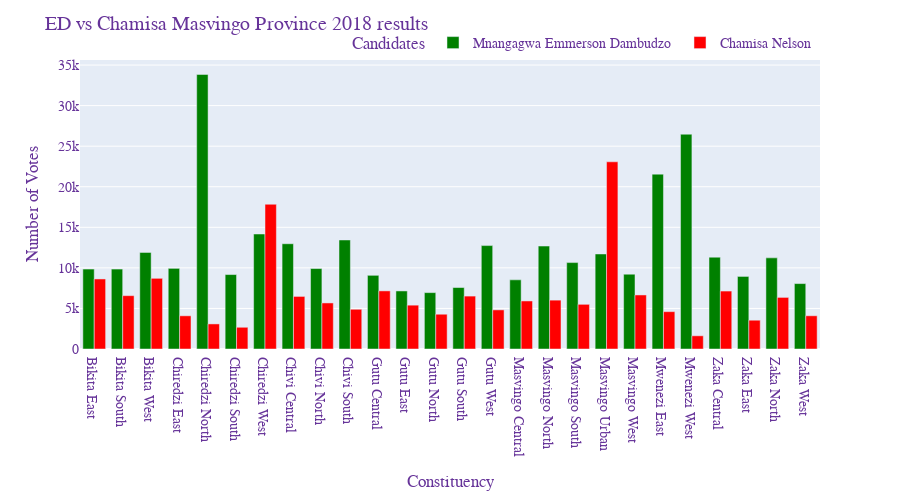

Here is the notebook cell this chart was saved with:
### Markdown cell above
#### The following graph depicts a comparizon between `Chamisa and ED total`2018 votes per constituency in Masvingo provonce.

### Code cell
fig=px.bar(masvingo, x='CONSTITUENCY',y=['Mnangagwa Emmerson Dambudzo\n','Chamisa Nelson\n'], barmode='group',
          height=500, color_discrete_sequence=['green','red'])
fig.update_layout(title='ED vs Chamisa Masvingo Province 2018 results',
                 xaxis_title='Constituency ',
                 yaxis_title='Number of Votes',
                 legend_title='Candidates',
                 font=dict(family='Courier New, monospace',
                          size=14,
                          color='RebeccaPurple'),
                  legend=dict(orientation='h',
                             yanchor='bottom',
                             y=1,
                             xanchor='right',
                             x=1)
                 )
fig.show()

### Figure 1 — Plotly figure (JSON) as saved in the notebook; plotly's stock layout.template omitted (floating-point values rounded to 4 significant figures)
{"data": [{"alignmentgroup": "True", "hovertemplate": "variable=Mnangagwa Emmerson Dambudzo\n<br>CONSTITUENCY=%{x}<br>value=%{y}<extra></extra>", "legendgroup": "Mnangagwa Emmerson Dambudzo\n", "marker": {"color": "green", "pattern": {"shape": ""}}, "name": "Mnangagwa Emmerson Dambudzo\n", "offsetgroup": "Mnangagwa Emmerson Dambudzo\n", "orientation": "v", "showlegend": true, "textposition": "auto", "type": "bar", "x": ["Bikita East ", "Bikita South ", "Bikita West ", "Chiredzi East  ", "Chiredzi North ", "Chiredzi South ", "Chiredzi West  ", "Chivi Central ", "Chivi North ", "Chivi South ", "Gutu Central ", "Gutu East ", "Gutu North ", "Gutu South ", "Gutu West ", "Masvingo Central ", "Masvingo North ", "Masvingo South ", "Masvingo Urban ", "Masvingo West", "Mwenezi East", "Mwenezi West ", "Zaka Central ", "Zaka East  ", "Zaka North ", "Zaka West "], "xaxis": "x", "y": [9849, 9853, 11907, 9940, 33841, 9176, 14174, 12974, 9914, 13439, 9082, 7157, 6949, 7577, 12747, 8525, 12690, 10652, 11713, 9217, 21553, 26475, 11320, 8945, 11233, 8062], "yaxis": "y"}, {"alignmentgroup": "True", "hovertemplate": "variable=Chamisa Nelson\n<br>CONSTITUENCY=%{x}<br>value=%{y}<extra></extra>", "legendgroup": "Chamisa Nelson\n", "marker": {"color": "red", "pattern": {"shape": ""}}, "name": "Chamisa Nelson\n", "offsetgroup": "Chamisa Nelson\n", "orientation": "v", "showlegend": true, "textposition": "auto", "type": "bar", "x": ["Bikita East ", "Bikita South ", "Bikita West ", "Chiredzi East  ", "Chiredzi North ", "Chiredzi South ", "Chiredzi West  ", "Chivi Central ", "Chivi North ", "Chivi South ", "Gutu Central ", "Gutu East ", "Gutu North ", "Gutu South ", "Gutu West ", "Masvingo Central ", "Masvingo North ", "Masvingo South ", "Masvingo Urban ", "Masvingo West", "Mwenezi East", "Mwenezi West ", "Zaka Central ", "Zaka East  ", "Zaka North ", "Zaka West "], "xaxis": "x", "y": [8633, 6575, 8712, 4091, 3091, 2678, 17842, 6481, 5677, 4897, 7164, 5404, 4286, 6522, 4822, 5921, 6022, 5507, 23073, 6661, 4604, 1627, 7143, 3549, 6360, 4096], "yaxis": "y"}], "layout": {"barmode": "group", "font": {"color": "RebeccaPurple", "family": "Courier New, monospace", "size": 14}, "height": 500, "legend": {"orientation": "h", "title": {"text": "Candidates"}, "tracegroupgap": 0, "x": 1, "xanchor": "right", "y": 1, "yanchor": "bottom"}, "margin": {"t": 60}, "title": {"text": "ED vs Chamisa Masvingo Province 2018 results"}, "xaxis": {"anchor": "y", "domain": [0, 1], "title": {"text": "Constituency "}}, "yaxis": {"anchor": "x", "domain": [0, 1], "title": {"text": "Number of Votes"}}}}
